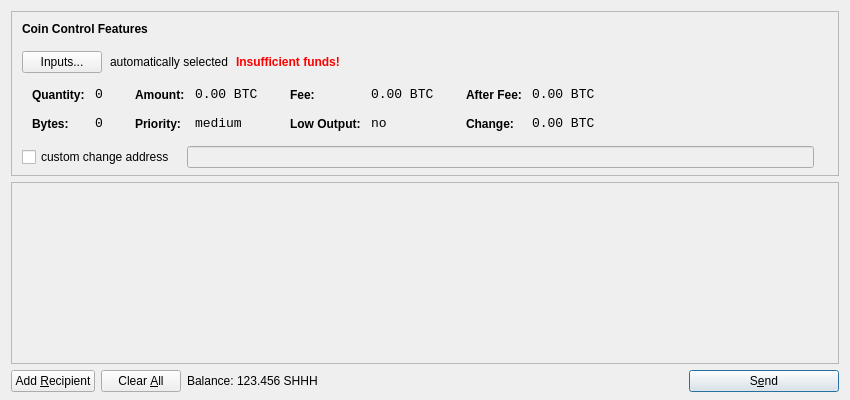
<?xml version="1.0" encoding="UTF-8"?>
<ui version="4.0">
 <class>SendCoinsDialog</class>
 <widget class="QDialog" name="SendCoinsDialog">
  <property name="geometry">
   <rect>
    <x>0</x>
    <y>0</y>
    <width>850</width>
    <height>400</height>
   </rect>
  </property>
  <property name="windowTitle">
   <string>Send Coins</string>
  </property>
  <layout class="QVBoxLayout" name="verticalLayout" stretch="0,1,0">
   <property name="bottomMargin">
    <number>8</number>
   </property>
   <item>
    <widget class="QFrame" name="frameCoinControl">
     <property name="sizePolicy">
      <sizepolicy hsizetype="Expanding" vsizetype="Expanding">
       <horstretch>0</horstretch>
       <verstretch>0</verstretch>
      </sizepolicy>
     </property>
     <property name="maximumSize">
      <size>
       <width>16777215</width>
       <height>16777215</height>
      </size>
     </property>
     <property name="frameShape">
      <enum>QFrame::StyledPanel</enum>
     </property>
     <property name="frameShadow">
      <enum>QFrame::Sunken</enum>
     </property>
     <layout class="QVBoxLayout" name="verticalLayoutCoinControl2">
      <property name="spacing">
       <number>-1</number>
      </property>
      <property name="leftMargin">
       <number>0</number>
      </property>
      <property name="topMargin">
       <number>0</number>
      </property>
      <property name="rightMargin">
       <number>0</number>
      </property>
      <property name="bottomMargin">
       <number>6</number>
      </property>
      <item>
       <layout class="QVBoxLayout" name="verticalLayoutCoinControl" stretch="0,0,0,0,1">
        <property name="spacing">
         <number>0</number>
        </property>
        <property name="leftMargin">
         <number>10</number>
        </property>
        <property name="topMargin">
         <number>10</number>
        </property>
        <item>
         <layout class="QHBoxLayout" name="horizontalLayoutCoinControl1">
          <property name="bottomMargin">
           <number>15</number>
          </property>
          <item>
           <widget class="QLabel" name="labelCoinControlFeatures">
            <property name="sizePolicy">
             <sizepolicy hsizetype="Preferred" vsizetype="Maximum">
              <horstretch>0</horstretch>
              <verstretch>0</verstretch>
             </sizepolicy>
            </property>
            <property name="font">
             <font>
              <weight>75</weight>
              <bold>true</bold>
             </font>
            </property>
            <property name="styleSheet">
             <string notr="true">font-weight:bold;</string>
            </property>
            <property name="text">
             <string>Coin Control Features</string>
            </property>
           </widget>
          </item>
         </layout>
        </item>
        <item>
         <layout class="QHBoxLayout" name="horizontalLayoutCoinControl2" stretch="0,0,0,0">
          <property name="spacing">
           <number>8</number>
          </property>
          <property name="bottomMargin">
           <number>10</number>
          </property>
          <item>
           <widget class="QPushButton" name="pushButtonCoinControl">
            <property name="styleSheet">
             <string notr="true"/>
            </property>
            <property name="text">
             <string>Inputs...</string>
            </property>
           </widget>
          </item>
          <item>
           <widget class="QLabel" name="labelCoinControlAutomaticallySelected">
            <property name="text">
             <string>automatically selected</string>
            </property>
            <property name="margin">
             <number>5</number>
            </property>
           </widget>
          </item>
          <item>
           <widget class="QLabel" name="labelCoinControlInsuffFunds">
            <property name="font">
             <font>
              <weight>75</weight>
              <bold>true</bold>
             </font>
            </property>
            <property name="styleSheet">
             <string notr="true">color:red;font-weight:bold;</string>
            </property>
            <property name="text">
             <string>Insufficient funds!</string>
            </property>
            <property name="margin">
             <number>5</number>
            </property>
           </widget>
          </item>
          <item>
           <spacer name="horizontalSpacerCoinControl">
            <property name="orientation">
             <enum>Qt::Horizontal</enum>
            </property>
            <property name="sizeHint" stdset="0">
             <size>
              <width>40</width>
              <height>1</height>
             </size>
            </property>
           </spacer>
          </item>
         </layout>
        </item>
        <item>
         <widget class="QWidget" name="widgetCoinControl" native="true">
          <property name="sizePolicy">
           <sizepolicy hsizetype="Preferred" vsizetype="Preferred">
            <horstretch>0</horstretch>
            <verstretch>0</verstretch>
           </sizepolicy>
          </property>
          <property name="minimumSize">
           <size>
            <width>0</width>
            <height>0</height>
           </size>
          </property>
          <property name="styleSheet">
           <string notr="true"/>
          </property>
          <layout class="QHBoxLayout" name="horizontalLayoutCoinControl5">
           <property name="margin">
            <number>0</number>
           </property>
           <item>
            <layout class="QHBoxLayout" name="horizontalLayoutCoinControl3" stretch="0,0,0,1">
             <property name="spacing">
              <number>20</number>
             </property>
             <property name="topMargin">
              <number>0</number>
             </property>
             <property name="bottomMargin">
              <number>10</number>
             </property>
             <item>
              <layout class="QFormLayout" name="formLayoutCoinControl1">
               <property name="horizontalSpacing">
                <number>10</number>
               </property>
               <property name="verticalSpacing">
                <number>14</number>
               </property>
               <property name="leftMargin">
                <number>10</number>
               </property>
               <property name="topMargin">
                <number>4</number>
               </property>
               <property name="rightMargin">
                <number>6</number>
               </property>
               <item row="0" column="0">
                <widget class="QLabel" name="labelCoinControlQuantityText">
                 <property name="styleSheet">
                  <string notr="true">font-weight:bold;</string>
                 </property>
                 <property name="text">
                  <string>Quantity:</string>
                 </property>
                 <property name="margin">
                  <number>0</number>
                 </property>
                </widget>
               </item>
               <item row="0" column="1">
                <widget class="QLabel" name="labelCoinControlQuantity">
                 <property name="font">
                  <font>
                   <family>Monospace</family>
                   <pointsize>10</pointsize>
                  </font>
                 </property>
                 <property name="cursor">
                  <cursorShape>IBeamCursor</cursorShape>
                 </property>
                 <property name="contextMenuPolicy">
                  <enum>Qt::ActionsContextMenu</enum>
                 </property>
                 <property name="text">
                  <string notr="true">0</string>
                 </property>
                 <property name="margin">
                  <number>0</number>
                 </property>
                 <property name="textInteractionFlags">
                  <set>Qt::LinksAccessibleByMouse|Qt::TextSelectableByKeyboard|Qt::TextSelectableByMouse</set>
                 </property>
                </widget>
               </item>
               <item row="1" column="0">
                <widget class="QLabel" name="labelCoinControlBytesText">
                 <property name="styleSheet">
                  <string notr="true">font-weight:bold;</string>
                 </property>
                 <property name="text">
                  <string>Bytes:</string>
                 </property>
                </widget>
               </item>
               <item row="1" column="1">
                <widget class="QLabel" name="labelCoinControlBytes">
                 <property name="font">
                  <font>
                   <family>Monospace</family>
                   <pointsize>10</pointsize>
                  </font>
                 </property>
                 <property name="cursor">
                  <cursorShape>IBeamCursor</cursorShape>
                 </property>
                 <property name="contextMenuPolicy">
                  <enum>Qt::ActionsContextMenu</enum>
                 </property>
                 <property name="text">
                  <string notr="true">0</string>
                 </property>
                 <property name="textInteractionFlags">
                  <set>Qt::LinksAccessibleByMouse|Qt::TextSelectableByKeyboard|Qt::TextSelectableByMouse</set>
                 </property>
                </widget>
               </item>
              </layout>
             </item>
             <item>
              <layout class="QFormLayout" name="formLayoutCoinControl2">
               <property name="horizontalSpacing">
                <number>10</number>
               </property>
               <property name="verticalSpacing">
                <number>14</number>
               </property>
               <property name="leftMargin">
                <number>6</number>
               </property>
               <property name="topMargin">
                <number>4</number>
               </property>
               <property name="rightMargin">
                <number>6</number>
               </property>
               <item row="0" column="0">
                <widget class="QLabel" name="labelCoinControlAmountText">
                 <property name="styleSheet">
                  <string notr="true">font-weight:bold;</string>
                 </property>
                 <property name="text">
                  <string>Amount:</string>
                 </property>
                 <property name="margin">
                  <number>0</number>
                 </property>
                </widget>
               </item>
               <item row="0" column="1">
                <widget class="QLabel" name="labelCoinControlAmount">
                 <property name="font">
                  <font>
                   <family>Monospace</family>
                   <pointsize>10</pointsize>
                  </font>
                 </property>
                 <property name="cursor">
                  <cursorShape>IBeamCursor</cursorShape>
                 </property>
                 <property name="contextMenuPolicy">
                  <enum>Qt::ActionsContextMenu</enum>
                 </property>
                 <property name="text">
                  <string notr="true">0.00 BTC</string>
                 </property>
                 <property name="textInteractionFlags">
                  <set>Qt::LinksAccessibleByMouse|Qt::TextSelectableByKeyboard|Qt::TextSelectableByMouse</set>
                 </property>
                </widget>
               </item>
               <item row="1" column="0">
                <widget class="QLabel" name="labelCoinControlPriorityText">
                 <property name="styleSheet">
                  <string notr="true">font-weight:bold;</string>
                 </property>
                 <property name="text">
                  <string>Priority:</string>
                 </property>
                </widget>
               </item>
               <item row="1" column="1">
                <widget class="QLabel" name="labelCoinControlPriority">
                 <property name="font">
                  <font>
                   <family>Monospace</family>
                   <pointsize>10</pointsize>
                  </font>
                 </property>
                 <property name="cursor">
                  <cursorShape>IBeamCursor</cursorShape>
                 </property>
                 <property name="contextMenuPolicy">
                  <enum>Qt::ActionsContextMenu</enum>
                 </property>
                 <property name="text">
                  <string>medium</string>
                 </property>
                 <property name="textInteractionFlags">
                  <set>Qt::LinksAccessibleByMouse|Qt::TextSelectableByKeyboard|Qt::TextSelectableByMouse</set>
                 </property>
                </widget>
               </item>
              </layout>
             </item>
             <item>
              <layout class="QFormLayout" name="formLayoutCoinControl3">
               <property name="horizontalSpacing">
                <number>10</number>
               </property>
               <property name="verticalSpacing">
                <number>14</number>
               </property>
               <property name="leftMargin">
                <number>6</number>
               </property>
               <property name="topMargin">
                <number>4</number>
               </property>
               <property name="rightMargin">
                <number>6</number>
               </property>
               <item row="0" column="0">
                <widget class="QLabel" name="labelCoinControlFeeText">
                 <property name="styleSheet">
                  <string notr="true">font-weight:bold;</string>
                 </property>
                 <property name="text">
                  <string>Fee:</string>
                 </property>
                 <property name="margin">
                  <number>0</number>
                 </property>
                </widget>
               </item>
               <item row="0" column="1">
                <widget class="QLabel" name="labelCoinControlFee">
                 <property name="font">
                  <font>
                   <family>Monospace</family>
                   <pointsize>10</pointsize>
                  </font>
                 </property>
                 <property name="cursor">
                  <cursorShape>IBeamCursor</cursorShape>
                 </property>
                 <property name="contextMenuPolicy">
                  <enum>Qt::ActionsContextMenu</enum>
                 </property>
                 <property name="text">
                  <string notr="true">0.00 BTC</string>
                 </property>
                 <property name="textInteractionFlags">
                  <set>Qt::LinksAccessibleByMouse|Qt::TextSelectableByKeyboard|Qt::TextSelectableByMouse</set>
                 </property>
                </widget>
               </item>
               <item row="1" column="0">
                <widget class="QLabel" name="labelCoinControlLowOutputText">
                 <property name="styleSheet">
                  <string notr="true">font-weight:bold;</string>
                 </property>
                 <property name="text">
                  <string>Low Output:</string>
                 </property>
                </widget>
               </item>
               <item row="1" column="1">
                <widget class="QLabel" name="labelCoinControlLowOutput">
                 <property name="font">
                  <font>
                   <family>Monospace</family>
                   <pointsize>10</pointsize>
                  </font>
                 </property>
                 <property name="cursor">
                  <cursorShape>IBeamCursor</cursorShape>
                 </property>
                 <property name="contextMenuPolicy">
                  <enum>Qt::ActionsContextMenu</enum>
                 </property>
                 <property name="text">
                  <string>no</string>
                 </property>
                 <property name="textInteractionFlags">
                  <set>Qt::LinksAccessibleByMouse|Qt::TextSelectableByKeyboard|Qt::TextSelectableByMouse</set>
                 </property>
                </widget>
               </item>
              </layout>
             </item>
             <item>
              <layout class="QFormLayout" name="formLayoutCoinControl4">
               <property name="horizontalSpacing">
                <number>10</number>
               </property>
               <property name="verticalSpacing">
                <number>14</number>
               </property>
               <property name="leftMargin">
                <number>6</number>
               </property>
               <property name="topMargin">
                <number>4</number>
               </property>
               <property name="rightMargin">
                <number>6</number>
               </property>
               <item row="0" column="0">
                <widget class="QLabel" name="labelCoinControlAfterFeeText">
                 <property name="styleSheet">
                  <string notr="true">font-weight:bold;</string>
                 </property>
                 <property name="text">
                  <string>After Fee:</string>
                 </property>
                 <property name="margin">
                  <number>0</number>
                 </property>
                </widget>
               </item>
               <item row="0" column="1">
                <widget class="QLabel" name="labelCoinControlAfterFee">
                 <property name="font">
                  <font>
                   <family>Monospace</family>
                   <pointsize>10</pointsize>
                  </font>
                 </property>
                 <property name="cursor">
                  <cursorShape>IBeamCursor</cursorShape>
                 </property>
                 <property name="contextMenuPolicy">
                  <enum>Qt::ActionsContextMenu</enum>
                 </property>
                 <property name="text">
                  <string notr="true">0.00 BTC</string>
                 </property>
                 <property name="textInteractionFlags">
                  <set>Qt::LinksAccessibleByMouse|Qt::TextSelectableByKeyboard|Qt::TextSelectableByMouse</set>
                 </property>
                </widget>
               </item>
               <item row="1" column="0">
                <widget class="QLabel" name="labelCoinControlChangeText">
                 <property name="styleSheet">
                  <string notr="true">font-weight:bold;</string>
                 </property>
                 <property name="text">
                  <string>Change:</string>
                 </property>
                </widget>
               </item>
               <item row="1" column="1">
                <widget class="QLabel" name="labelCoinControlChange">
                 <property name="font">
                  <font>
                   <family>Monospace</family>
                   <pointsize>10</pointsize>
                  </font>
                 </property>
                 <property name="cursor">
                  <cursorShape>IBeamCursor</cursorShape>
                 </property>
                 <property name="contextMenuPolicy">
                  <enum>Qt::ActionsContextMenu</enum>
                 </property>
                 <property name="text">
                  <string notr="true">0.00 BTC</string>
                 </property>
                 <property name="textInteractionFlags">
                  <set>Qt::LinksAccessibleByMouse|Qt::TextSelectableByKeyboard|Qt::TextSelectableByMouse</set>
                 </property>
                </widget>
               </item>
              </layout>
             </item>
            </layout>
           </item>
          </layout>
         </widget>
        </item>
        <item>
         <layout class="QHBoxLayout" name="horizontalLayoutCoinControl4" stretch="0,0,0">
          <property name="spacing">
           <number>12</number>
          </property>
          <property name="sizeConstraint">
           <enum>QLayout::SetDefaultConstraint</enum>
          </property>
          <property name="topMargin">
           <number>5</number>
          </property>
          <property name="rightMargin">
           <number>5</number>
          </property>
          <item>
           <widget class="QCheckBox" name="checkBoxCoinControlChange">
            <property name="text">
             <string>custom change address</string>
            </property>
           </widget>
          </item>
          <item>
           <widget class="QLineEdit" name="lineEditCoinControlChange">
            <property name="enabled">
             <bool>false</bool>
            </property>
            <property name="sizePolicy">
             <sizepolicy hsizetype="Expanding" vsizetype="Fixed">
              <horstretch>0</horstretch>
              <verstretch>0</verstretch>
             </sizepolicy>
            </property>
           </widget>
          </item>
          <item>
           <widget class="QLabel" name="labelCoinControlChangeLabel">
            <property name="sizePolicy">
             <sizepolicy hsizetype="Preferred" vsizetype="Expanding">
              <horstretch>0</horstretch>
              <verstretch>0</verstretch>
             </sizepolicy>
            </property>
            <property name="minimumSize">
             <size>
              <width>0</width>
              <height>0</height>
             </size>
            </property>
            <property name="text">
             <string/>
            </property>
            <property name="margin">
             <number>3</number>
            </property>
           </widget>
          </item>
         </layout>
        </item>
        <item>
         <spacer name="verticalSpacerCoinControl">
          <property name="orientation">
           <enum>Qt::Vertical</enum>
          </property>
          <property name="sizeHint" stdset="0">
           <size>
            <width>800</width>
            <height>1</height>
           </size>
          </property>
         </spacer>
        </item>
       </layout>
      </item>
     </layout>
    </widget>
   </item>
   <item>
    <widget class="QScrollArea" name="scrollArea">
     <property name="widgetResizable">
      <bool>true</bool>
     </property>
     <widget class="QWidget" name="scrollAreaWidgetContents">
      <property name="geometry">
       <rect>
        <x>0</x>
        <y>0</y>
        <width>830</width>
        <height>165</height>
       </rect>
      </property>
      <layout class="QVBoxLayout" name="verticalLayout_2">
       <property name="margin">
        <number>0</number>
       </property>
       <item>
        <layout class="QVBoxLayout" name="entries">
         <property name="spacing">
          <number>6</number>
         </property>
        </layout>
       </item>
       <item>
        <spacer name="verticalSpacer">
         <property name="orientation">
          <enum>Qt::Vertical</enum>
         </property>
         <property name="sizeHint" stdset="0">
          <size>
           <width>20</width>
           <height>40</height>
          </size>
         </property>
        </spacer>
       </item>
      </layout>
     </widget>
    </widget>
   </item>
   <item>
    <layout class="QHBoxLayout" name="horizontalLayout">
     <item>
      <widget class="QPushButton" name="addButton">
       <property name="toolTip">
        <string>Send to multiple recipients at once</string>
       </property>
       <property name="text">
        <string>Add &amp;Recipient</string>
       </property>
       <property name="icon">
        <iconset resource="../bitcoin.qrc">
         <normaloff>:/icons/add</normaloff>:/icons/add</iconset>
       </property>
       <property name="autoDefault">
        <bool>false</bool>
       </property>
      </widget>
     </item>
     <item>
      <widget class="QPushButton" name="clearButton">
       <property name="sizePolicy">
        <sizepolicy hsizetype="Minimum" vsizetype="Fixed">
         <horstretch>0</horstretch>
         <verstretch>0</verstretch>
        </sizepolicy>
       </property>
       <property name="toolTip">
        <string>Remove all transaction fields</string>
       </property>
       <property name="text">
        <string>Clear &amp;All</string>
       </property>
       <property name="icon">
        <iconset resource="../bitcoin.qrc">
         <normaloff>:/icons/remove</normaloff>:/icons/remove</iconset>
       </property>
       <property name="autoRepeatDelay">
        <number>300</number>
       </property>
       <property name="autoDefault">
        <bool>false</bool>
       </property>
      </widget>
     </item>
     <item>
      <layout class="QHBoxLayout" name="horizontalLayout_2">
       <property name="spacing">
        <number>3</number>
       </property>
       <item>
        <widget class="QLabel" name="label">
         <property name="text">
          <string>Balance:</string>
         </property>
        </widget>
       </item>
       <item>
        <widget class="QLabel" name="labelBalance">
         <property name="cursor">
          <cursorShape>IBeamCursor</cursorShape>
         </property>
         <property name="text">
          <string>123.456 SHHH</string>
         </property>
         <property name="textInteractionFlags">
          <set>Qt::LinksAccessibleByMouse|Qt::TextSelectableByKeyboard|Qt::TextSelectableByMouse</set>
         </property>
        </widget>
       </item>
      </layout>
     </item>
     <item>
      <spacer name="horizontalSpacer">
       <property name="orientation">
        <enum>Qt::Horizontal</enum>
       </property>
       <property name="sizeHint" stdset="0">
        <size>
         <width>40</width>
         <height>20</height>
        </size>
       </property>
      </spacer>
     </item>
     <item>
      <widget class="QPushButton" name="sendButton">
       <property name="minimumSize">
        <size>
         <width>150</width>
         <height>0</height>
        </size>
       </property>
       <property name="toolTip">
        <string>Confirm the send action</string>
       </property>
       <property name="text">
        <string>S&amp;end</string>
       </property>
       <property name="icon">
        <iconset resource="../bitcoin.qrc">
         <normaloff>:/icons/send</normaloff>:/icons/send</iconset>
       </property>
       <property name="default">
        <bool>true</bool>
       </property>
      </widget>
     </item>
    </layout>
   </item>
  </layout>
 </widget>
 <resources>
  <include location="../bitcoin.qrc"/>
 </resources>
 <connections/>
</ui>
